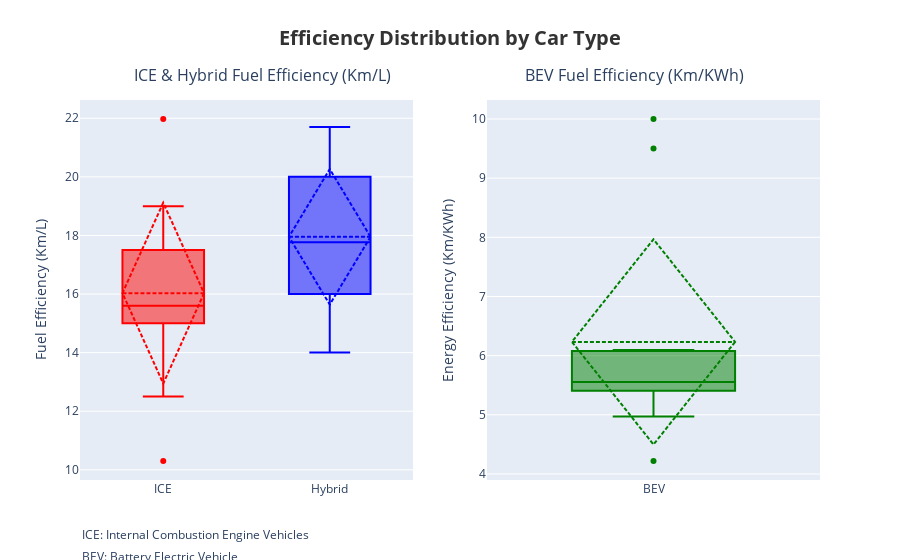

Notebook code for this chart:
### Markdown cell above
Comparing Fuel Efficiencies

### Code cell
def plot_fuel_efficiency_boxplot(data):
    # Filter the data for each category and handle BEV with Km/KWh
    ice_data = data[data['Category'] == 'ICE']['Combined (km/L)']
    hybrid_data = data[data['Category'] == 'Hybrid']['Combined (km/L)']
    bev_data = data[data['Category'] == 'BEV']['Combined (km/L)']

    fig = make_subplots(
        rows=1, cols=2,
        column_widths=[0.5, 0.5]
    )
    
    # ICE & Hybrid boxplots
    fig.add_trace(go.Box(
        y=ice_data,
        name='ICE',
        boxmean='sd',
        marker=dict(color='red')
    ), row=1, col=1)
    
    fig.add_trace(go.Box(
        y=hybrid_data,
        name='Hybrid',
        boxmean='sd',
        marker=dict(color='blue')
    ), row=1, col=1)
    
    # BEV boxplot
    fig.add_trace(go.Box(
        y=bev_data,
        name='BEV',
        boxmean='sd',
        marker=dict(color='green')
    ), row=1, col=2)

    fig.update_layout(
        title={
            'text': (
                "<b>Efficiency Distribution by Car Type</b><br>"
            ),
            'y': 0.92,
            'x': 0.5,
            'xanchor': 'center',
            'font': dict(size=20, color='#333333')
        },
        yaxis_title="Fuel Efficiency (Km/L)",
        yaxis2_title="Energy Efficiency (Km/KWh)",
        showlegend=False,
        annotations=[
            dict(
                text='ICE & Hybrid Fuel Efficiency (Km/L)',
                x=0.07,
                y=1.1,
                showarrow=False,
                font=dict(size=16),
                xref="paper",
                yref="paper"
            ),
            dict(
                text='BEV Fuel Efficiency (Km/KWh)',
                x=0.9,
                y=1.1,
                showarrow=False,
                font=dict(size=16),
                xref="paper",
                yref="paper"
            ),
             dict(
                text="ICE: Internal Combustion Engine Vehicles",
                x=0,
                y=-0.17,
                showarrow=False,
                font=dict(size=12),
                xref="paper",
                yref="paper"
            ),
            dict(
                text="BEV: Battery Electric Vehicle",
                x=0,
                y=-0.23,
                showarrow=False,
                font=dict(size=12),
                xref="paper",
                yref="paper"
            )
        ]
    )

    # Show the plot
    fig.show()

    fig.write_html(f"graphs/fuelenergyefficiency_boxplot.html")

plot_fuel_efficiency_boxplot(fuelefficiency_df)

### Figure 1 — Plotly figure (JSON) as saved in the notebook; plotly's stock layout.template omitted (floating-point values rounded to 4 significant figures)
{"data": [{"boxmean": "sd", "marker": {"color": "red"}, "name": "ICE", "type": "box", "xaxis": "x", "y": [15.0, 10.3, 15.7, 21.98, 19.0, 17.5, 15.5, 17.4, 12.5, 15.43], "yaxis": "y"}, {"boxmean": "sd", "marker": {"color": "blue"}, "name": "Hybrid", "type": "box", "xaxis": "x", "y": [18.33, 20.3, 19.6, 16.0, 15.6, 16.8, 21.7, 20.0, 17.2, 14.0], "yaxis": "y"}, {"boxmean": "sd", "marker": {"color": "green"}, "name": "BEV", "type": "box", "xaxis": "x2", "y": [9.5, 5.464, 10.0, 5.917, 4.97, 5.405, 5.556, 4.219, 5.405, 6.024, 6.098], "yaxis": "y2"}], "layout": {"annotations": [{"font": {"size": 16}, "showarrow": false, "text": "ICE & Hybrid Fuel Efficiency (Km/L)", "x": 0.07, "xref": "paper", "y": 1.1, "yref": "paper"}, {"font": {"size": 16}, "showarrow": false, "text": "BEV Fuel Efficiency (Km/KWh)", "x": 0.9, "xref": "paper", "y": 1.1, "yref": "paper"}, {"font": {"size": 12}, "showarrow": false, "text": "ICE: Internal Combustion Engine Vehicles", "x": 0, "xref": "paper", "y": -0.17, "yref": "paper"}, {"font": {"size": 12}, "showarrow": false, "text": "BEV: Battery Electric Vehicle", "x": 0, "xref": "paper", "y": -0.23, "yref": "paper"}], "showlegend": false, "title": {"font": {"color": "#333333", "size": 20}, "text": "<b>Efficiency Distribution by Car Type</b><br>", "x": 0.5, "xanchor": "center", "y": 0.92}, "xaxis": {"anchor": "y", "domain": [0, 0.45]}, "xaxis2": {"anchor": "y2", "domain": [0.55, 1]}, "yaxis": {"anchor": "x", "domain": [0, 1], "title": {"text": "Fuel Efficiency (Km/L)"}}, "yaxis2": {"anchor": "x2", "domain": [0, 1], "title": {"text": "Energy Efficiency (Km/KWh)"}}}}
